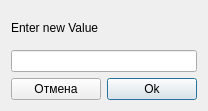
<?xml version="1.0" encoding="UTF-8"?>
<ui version="4.0">
 <class>EditValueDialog</class>
 <widget class="QDialog" name="EditValueDialog">
  <property name="geometry">
   <rect>
    <x>0</x>
    <y>0</y>
    <width>208</width>
    <height>111</height>
   </rect>
  </property>
  <property name="windowTitle">
   <string>Edit Value</string>
  </property>
  <layout class="QVBoxLayout" name="verticalLayout">
   <item>
    <widget class="QLabel" name="label">
     <property name="text">
      <string>Enter new Value</string>
     </property>
    </widget>
   </item>
   <item>
    <widget class="QLineEdit" name="lineEditValue"/>
   </item>
   <item>
    <layout class="QHBoxLayout" name="horizontalLayout">
     <item>
      <widget class="QPushButton" name="cancelButton">
       <property name="text">
        <string>Отмена</string>
       </property>
      </widget>
     </item>
     <item>
      <widget class="QPushButton" name="OkButton">
       <property name="text">
        <string>Ok</string>
       </property>
       <property name="default">
        <bool>true</bool>
       </property>
       <property name="flat">
        <bool>false</bool>
       </property>
      </widget>
     </item>
    </layout>
   </item>
  </layout>
 </widget>
 <resources/>
 <connections/>
</ui>
